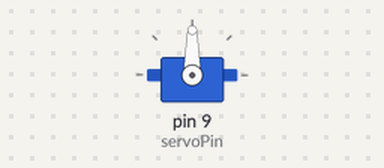
Simulated run of this sketch. Board: Arduino Uno, built with avr-gcc and run on an emulated ATmega328P. On the bench: servo.

Above: at 0.15 s.
At 8.92 s:
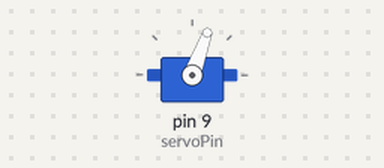
At 18.78 s:
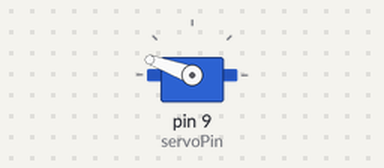
At 38.46 s:
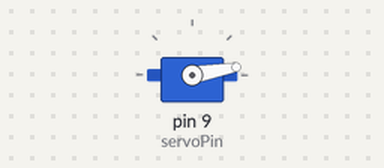
Timing chart, 0 to 40.0 s (numbered marks = the images above):
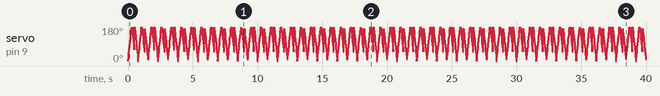

The sketch:

arduino_10a.ino
```cpp
#include <Servo.h>
Servo myServo;
int servoPin = 9;
int pos = 0;

void setup() {
  myServo.attach(servoPin);
}

void loop() {
  for(pos = 0; pos <= 180; pos += 10){
    myServo.write(pos);
    delay(15);
  }
  for(pos = 180; pos >=50; pos -= 10){
    myServo.write(pos);
    delay(15);
  }
  for(pos = 180; pos >=1; pos -= 10){
    myServo.write(pos);
    delay(15);
  }
}
```
